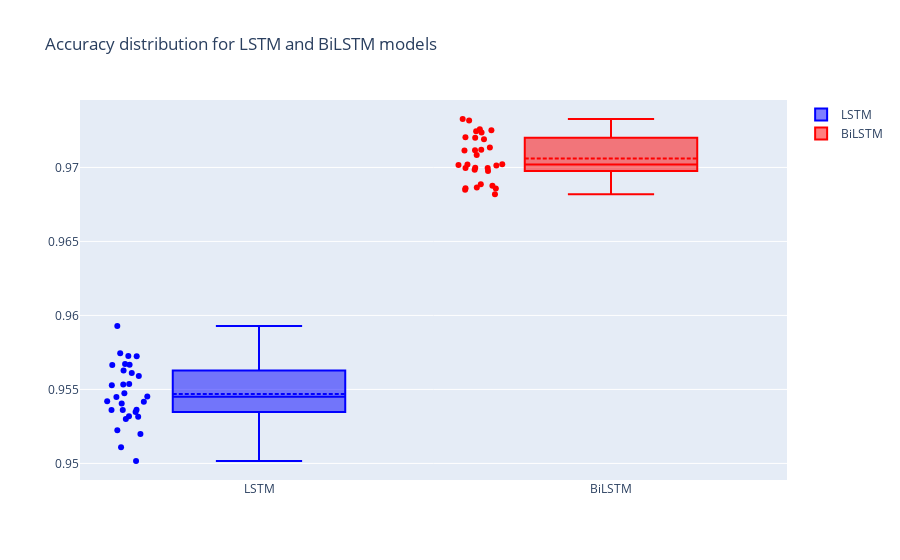

This figure's notebook cell:
### Code cell
import plotly.express as px
import plotly.graph_objects as go

df_lstm_results = pd.DataFrame(lstm_results)
df_bilstm_results = pd.DataFrame(bilstm_results)

fig = go.Figure()

fig.add_trace(
    go.Box(
        y=df_lstm_results["accuracies"],
        name="LSTM",
        boxmean=True,
        boxpoints="all",
        marker=dict(color="blue"),
    )
)

fig.add_trace(
    go.Box(
        y=df_bilstm_results["accuracies"],
        name="BiLSTM",
        boxmean=True,
        boxpoints="all",
        marker=dict(color="red"),
    )
)

fig.update_layout(title="Accuracy distribution for LSTM and BiLSTM models")

fig.show()

### Figure 1 — Plotly figure (JSON) as saved in the notebook; plotly's stock layout.template omitted (floating-point values rounded to 4 significant figures)
{"data": [{"boxmean": true, "boxpoints": "all", "marker": {"color": "blue"}, "name": "LSTM", "type": "box", "y": [0.9511, 0.9536, 0.9547, 0.9553, 0.9542, 0.9554, 0.9522, 0.9561, 0.9563, 0.9535, 0.9567, 0.9573, 0.9536, 0.9532, 0.9542, 0.953, 0.9559, 0.9532, 0.9567, 0.9536, 0.9566, 0.9502, 0.952, 0.9593, 0.9572, 0.9545, 0.9574, 0.954, 0.9545, 0.9553]}, {"boxmean": true, "boxpoints": "all", "marker": {"color": "red"}, "name": "BiLSTM", "type": "box", "y": [0.9701, 0.97, 0.9689, 0.9686, 0.9711, 0.972, 0.9702, 0.9702, 0.9698, 0.9685, 0.9712, 0.9698, 0.97, 0.9702, 0.9719, 0.9733, 0.9708, 0.9714, 0.97, 0.9725, 0.9686, 0.9726, 0.9688, 0.9686, 0.9682, 0.9724, 0.9725, 0.972, 0.9712, 0.9732]}], "layout": {"title": {"text": "Accuracy distribution for LSTM and BiLSTM models"}}}
